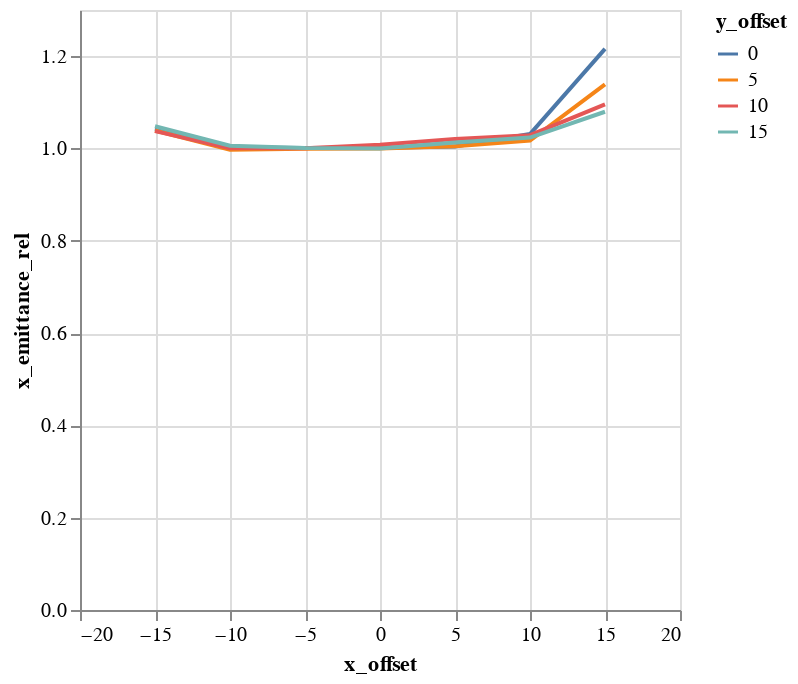

The cell this chart's notebook holds for it:
### Code cell
alt.Chart(emit_df).mark_line().encode(
    color='y_offset:N',
    x='x_offset',
    y='x_emittance_rel',
)

### Figure 1 — Vega-Lite specification as saved in the notebook (floating-point values rounded to 4 significant figures)
{"$schema": "https://vega.github.io/schema/vega-lite/v1.2.1.json", "data": {"values": [{"losses": 0, "relbeta": 0.002308, "sourceID": 16777222, "sourceName": "x_-15_y_0", "x_emittance": 1.691, "x_emittance_rel": 1.043, "x_norm_emittance": 0.003903, "x_offset": -15, "y_emittance": 1.572, "y_emittance_rel": 1.0, "y_norm_emittance": 0.00363, "y_offset": 0}, {"losses": 0, "relbeta": 0.002308, "sourceID": 16777229, "sourceName": "x_-15_y_5", "x_emittance": 1.655, "x_emittance_rel": 1.039, "x_norm_emittance": 0.00382, "x_offset": -15, "y_emittance": 1.593, "y_emittance_rel": 0.9998, "y_norm_emittance": 0.003678, "y_offset": 5}, {"losses": 0, "relbeta": 0.002308, "sourceID": 16777236, "sourceName": "x_-15_y_10", "x_emittance": 1.678, "x_emittance_rel": 1.038, "x_norm_emittance": 0.003873, "x_offset": -15, "y_emittance": 1.596, "y_emittance_rel": 0.9995, "y_norm_emittance": 0.003684, "y_offset": 10}, {"losses": 0, "relbeta": 0.002308, "sourceID": 16777243, "sourceName": "x_-15_y_15", "x_emittance": 1.752, "x_emittance_rel": 1.048, "x_norm_emittance": 0.004044, "x_offset": -15, "y_emittance": 1.666, "y_emittance_rel": 1.002, "y_norm_emittance": 0.003846, "y_offset": 15}, {"losses": 0, "relbeta": 0.002308, "sourceID": 16777220, "sourceName": "x_-10_y_0", "x_emittance": 1.596, "x_emittance_rel": 1.002, "x_norm_emittance": 0.003683, "x_offset": -10, "y_emittance": 1.553, "y_emittance_rel": 1.0, "y_norm_emittance": 0.003585, "y_offset": 0}, {"losses": 0, "relbeta": 0.002308, "sourceID": 16777227, "sourceName": "x_-10_y_5", "x_emittance": 1.609, "x_emittance_rel": 0.9974, "x_norm_emittance": 0.003714, "x_offset": -10, "y_emittance": 1.58, "y_emittance_rel": 1.0, "y_norm_emittance": 0.003647, "y_offset": 5}, {"losses": 0, "relbeta": 0.002308, "sourceID": 16777234, "sourceName": "x_-10_y_10", "x_emittance": 1.487, "x_emittance_rel": 1.0, "x_norm_emittance": 0.003433, "x_offset": -10, "y_emittance": 1.665, "y_emittance_rel": 1.0, "y_norm_emittance": 0.003844, "y_offset": 10}, {"losses": 0, "relbeta": 0.002308, "sourceID": 16777241, "sourceName": "x_-10_y_15", "x_emittance": 1.458, "x_emittance_rel": 1.006, "x_norm_emittance": 0.003367, "x_offset": -10, "y_emittance": 1.635, "y_emittance_rel": 1.0, "y_norm_emittance": 0.003774, "y_offset": 15}, {"losses": 0, "relbeta": 0.002308, "sourceID": 16777218, "sourceName": "x_-5_y_0", "x_emittance": 1.678, "x_emittance_rel": 1.001, "x_norm_emittance": 0.003873, "x_offset": -5, "y_emittance": 1.718, "y_emittance_rel": 1.0, "y_norm_emittance": 0.003965, "y_offset": 0}, {"losses": 0, "relbeta": 0.002308, "sourceID": 16777225, "sourceName": "x_-5_y_5", "x_emittance": 1.522, "x_emittance_rel": 0.9991, "x_norm_emittance": 0.003514, "x_offset": -5, "y_emittance": 1.626, "y_emittance_rel": 1.0, "y_norm_emittance": 0.003753, "y_offset": 5}, {"losses": 0, "relbeta": 0.002308, "sourceID": 16777232, "sourceName": "x_-5_y_10", "x_emittance": 1.512, "x_emittance_rel": 1.0, "x_norm_emittance": 0.00349, "x_offset": -5, "y_emittance": 1.545, "y_emittance_rel": 1.0, "y_norm_emittance": 0.003568, "y_offset": 10}, {"losses": 0, "relbeta": 0.002308, "sourceID": 16777239, "sourceName": "x_-5_y_15", "x_emittance": 1.693, "x_emittance_rel": 1.001, "x_norm_emittance": 0.003908, "x_offset": -5, "y_emittance": 1.506, "y_emittance_rel": 1.001, "y_norm_emittance": 0.003477, "y_offset": 15}, {"losses": 0, "relbeta": 0.002308, "sourceID": 16777216, "sourceName": "x_0_y_0", "x_emittance": 1.542, "x_emittance_rel": 1.001, "x_norm_emittance": 0.00356, "x_offset": 0, "y_emittance": 1.537, "y_emittance_rel": 1.0, "y_norm_emittance": 0.003547, "y_offset": 0}, {"losses": 0, "relbeta": 0.002308, "sourceID": 16777223, "sourceName": "x_0_y_5", "x_emittance": 1.54, "x_emittance_rel": 0.9999, "x_norm_emittance": 0.003556, "x_offset": 0, "y_emittance": 1.535, "y_emittance_rel": 1.0, "y_norm_emittance": 0.003543, "y_offset": 5}, {"losses": 0, "relbeta": 0.002308, "sourceID": 16777230, "sourceName": "x_0_y_10", "x_emittance": 1.414, "x_emittance_rel": 1.008, "x_norm_emittance": 0.003264, "x_offset": 0, "y_emittance": 1.475, "y_emittance_rel": 0.9999, "y_norm_emittance": 0.003405, "y_offset": 10}, {"losses": 0, "relbeta": 0.002308, "sourceID": 16777237, "sourceName": "x_0_y_15", "x_emittance": 1.768, "x_emittance_rel": 0.9997, "x_norm_emittance": 0.004081, "x_offset": 0, "y_emittance": 1.61, "y_emittance_rel": 0.9985, "y_norm_emittance": 0.003717, "y_offset": 15}, {"losses": 0, "relbeta": 0.002308, "sourceID": 16777217, "sourceName": "x_5_y_0", "x_emittance": 1.556, "x_emittance_rel": 1.004, "x_norm_emittance": 0.003593, "x_offset": 5, "y_emittance": 1.674, "y_emittance_rel": 1.0, "y_norm_emittance": 0.003865, "y_offset": 0}, {"losses": 0, "relbeta": 0.002308, "sourceID": 16777224, "sourceName": "x_5_y_5", "x_emittance": 1.609, "x_emittance_rel": 1.005, "x_norm_emittance": 0.003715, "x_offset": 5, "y_emittance": 1.474, "y_emittance_rel": 1.0, "y_norm_emittance": 0.003402, "y_offset": 5}, {"losses": 0, "relbeta": 0.002308, "sourceID": 16777231, "sourceName": "x_5_y_10", "x_emittance": 1.492, "x_emittance_rel": 1.02, "x_norm_emittance": 0.003445, "x_offset": 5, "y_emittance": 1.595, "y_emittance_rel": 1.001, "y_norm_emittance": 0.003683, "y_offset": 10}, {"losses": 0, "relbeta": 0.002308, "sourceID": 16777238, "sourceName": "x_5_y_15", "x_emittance": 1.619, "x_emittance_rel": 1.013, "x_norm_emittance": 0.003738, "x_offset": 5, "y_emittance": 1.576, "y_emittance_rel": 1.001, "y_norm_emittance": 0.003638, "y_offset": 15}, {"losses": 0, "relbeta": 0.002308, "sourceID": 16777219, "sourceName": "x_10_y_0", "x_emittance": 1.567, "x_emittance_rel": 1.031, "x_norm_emittance": 0.003616, "x_offset": 10, "y_emittance": 1.599, "y_emittance_rel": 1.0, "y_norm_emittance": 0.003692, "y_offset": 0}, {"losses": 0, "relbeta": 0.002308, "sourceID": 16777226, "sourceName": "x_10_y_5", "x_emittance": 1.472, "x_emittance_rel": 1.017, "x_norm_emittance": 0.003399, "x_offset": 10, "y_emittance": 1.506, "y_emittance_rel": 0.9994, "y_norm_emittance": 0.003476, "y_offset": 5}, {"losses": 0, "relbeta": 0.002308, "sourceID": 16777233, "sourceName": "x_10_y_10", "x_emittance": 1.793, "x_emittance_rel": 1.029, "x_norm_emittance": 0.004139, "x_offset": 10, "y_emittance": 1.613, "y_emittance_rel": 1.0, "y_norm_emittance": 0.003722, "y_offset": 10}, {"losses": 0, "relbeta": 0.002308, "sourceID": 16777240, "sourceName": "x_10_y_15", "x_emittance": 1.61, "x_emittance_rel": 1.024, "x_norm_emittance": 0.003717, "x_offset": 10, "y_emittance": 1.512, "y_emittance_rel": 1.0, "y_norm_emittance": 0.00349, "y_offset": 15}, {"losses": 0, "relbeta": 0.002308, "sourceID": 16777221, "sourceName": "x_15_y_0", "x_emittance": 1.822, "x_emittance_rel": 1.216, "x_norm_emittance": 0.004206, "x_offset": 15, "y_emittance": 1.579, "y_emittance_rel": 1.0, "y_norm_emittance": 0.003644, "y_offset": 0}, {"losses": 1, "relbeta": 0.002308, "sourceID": 16777228, "sourceName": "x_15_y_5", "x_emittance": 1.79, "x_emittance_rel": 1.139, "x_norm_emittance": 0.004133, "x_offset": 15, "y_emittance": 1.486, "y_emittance_rel": 1.001, "y_norm_emittance": 0.003431, "y_offset": 5}, {"losses": 0, "relbeta": 0.002308, "sourceID": 16777235, "sourceName": "x_15_y_10", "x_emittance": 1.778, "x_emittance_rel": 1.096, "x_norm_emittance": 0.004105, "x_offset": 15, "y_emittance": 1.615, "y_emittance_rel": 0.9997, "y_norm_emittance": 0.003729, "y_offset": 10}, {"losses": 0, "relbeta": 0.002308, "sourceID": 16777242, "sourceName": "x_15_y_15", "x_emittance": 1.635, "x_emittance_rel": 1.08, "x_norm_emittance": 0.003775, "x_offset": 15, "y_emittance": 1.588, "y_emittance_rel": 1.0, "y_norm_emittance": 0.003666, "y_offset": 15}]}, "encoding": {"color": {"field": "y_offset", "type": "nominal"}, "x": {"field": "x_offset", "type": "quantitative"}, "y": {"field": "x_emittance_rel", "type": "quantitative"}}, "mark": "line"}
